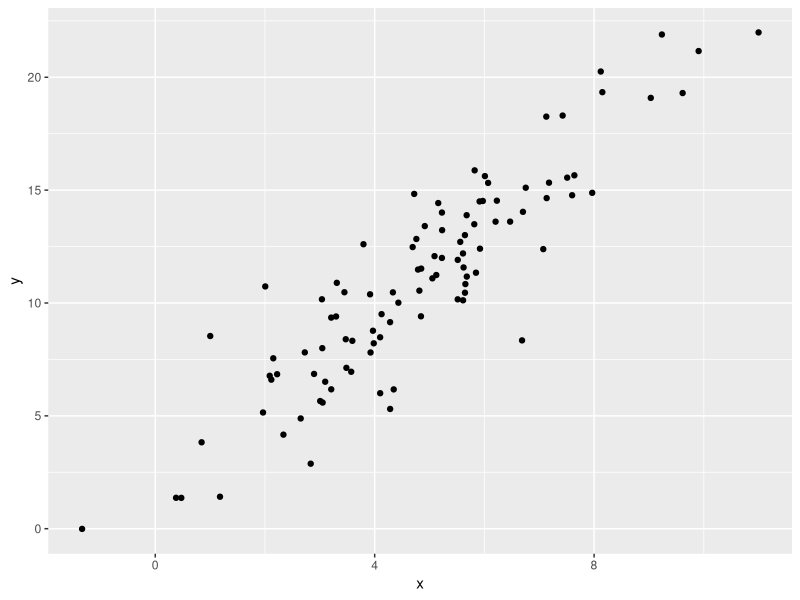

Source code (R):
## ---- chunk 1
library(ggplot2)
## ---- chunk 2
x<-rnorm(100,5,2)
y<-rnorm(100,2*x+1,2)

x
y
## ---- chunk 3
df<-data.frame(x,y)

df
## ---- chunk 4
ggplot()+
geom_point(dat=df,aes(x,y))
